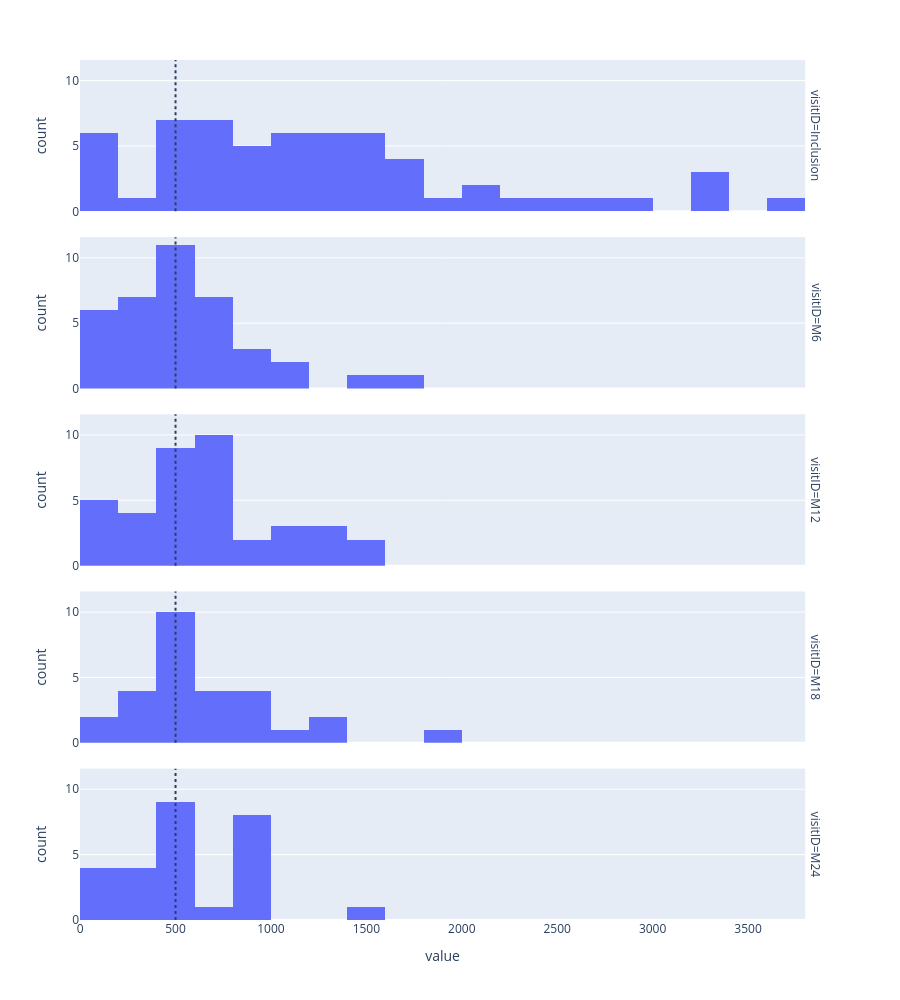

The notebook cell this image was saved under:
### Code cell
import plotly.express as px

def fn(x):
    if isinstance(x, str) and x.isdigit():
        return int(x)
    else:
        return None

dff = df[df["type"] == "SSF"]
dff["value"] = dff["value"].apply(fn)

fig = px.histogram(dff, x="value", facet_row ="visitID")
fig.add_vline(x=500, line_dash="dot")
fig.update_layout(height=1000)
fig.show()

### Figure 1 — Plotly figure (JSON) as saved in the notebook; plotly's stock layout.template omitted (floating-point values rounded to 4 significant figures)
{"data": [{"bingroup": "x", "hovertemplate": "visitID=Inclusion<br>value=%{x}<br>count=%{y}<extra></extra>", "legendgroup": "", "marker": {"color": "#636efa", "pattern": {"shape": ""}}, "name": "", "orientation": "v", "showlegend": false, "type": "histogram", "x": [2820.0, 1400.0, NaN, 2040.0, 160.0, 1140.0, 540.0, 1160.0, 360.0, 620.0, 120.0, 1100.0, 120.0, 3680.0, 1440.0, 680.0, 3240.0, 1160.0, 940.0, 3300.0, 680.0, 580.0, 1320.0, 1260.0, 860.0, 1280.0, 520.0, 1140.0, 1600.0, 1600.0, 2180.0, 1420.0, 400.0, 640.0, 1220.0, 1840.0, 180.0, 580.0, 1400.0, 80.0, 1240.0, 960.0, 1140.0, 3300.0, 420.0, 1520.0, 940.0, 2700.0, 1780.0, 1600.0, 180.0, 1440.0, 2440.0, 820.0, 700.0, 760.0, 2360.0, 780.0, 400.0, 1200.0], "xaxis": "x5", "yaxis": "y5"}, {"bingroup": "x", "hovertemplate": "visitID=M6<br>value=%{x}<br>count=%{y}<extra></extra>", "legendgroup": "", "marker": {"color": "#636efa", "pattern": {"shape": ""}}, "name": "", "orientation": "v", "showlegend": false, "type": "histogram", "x": [1580.0, 440.0, 760.0, NaN, NaN, 440.0, 740.0, NaN, NaN, 480.0, NaN, 520.0, 340.0, 1080.0, 460.0, 580.0, 820.0, 620.0, 1640.0, 60.0, 120.0, 520.0, 460.0, 2.0, 340.0, 260.0, 20.0, NaN, NaN, 100.0, 1080.0, NaN, 620.0, 600.0, 400.0, NaN, 400.0, NaN, 460.0, 300.0, 880.0, 720.0, 740.0, 180.0, NaN, NaN, NaN, 340.0, 260.0, 220.0, 800.0], "xaxis": "x4", "yaxis": "y4"}, {"bingroup": "x", "hovertemplate": "visitID=M12<br>value=%{x}<br>count=%{y}<extra></extra>", "legendgroup": "", "marker": {"color": "#636efa", "pattern": {"shape": ""}}, "name": "", "orientation": "v", "showlegend": false, "type": "histogram", "x": [1440.0, 660.0, 1300.0, NaN, NaN, 48.0, 1080.0, NaN, NaN, 360.0, 500.0, 600.0, 1240.0, 340.0, 460.0, 920.0, 740.0, 1160.0, NaN, 520.0, NaN, 480.0, 420.0, 20.0, 360.0, 760.0, 520.0, 20.0, 1160.0, 1200.0, 780.0, 640.0, NaN, 280.0, 640.0, 1560.0, NaN, 700.0, 140.0, 760.0, 42.0, 840.0, 480.0, 420.0, 440.0, 720.0], "xaxis": "x3", "yaxis": "y3"}, {"bingroup": "x", "hovertemplate": "visitID=M18<br>value=%{x}<br>count=%{y}<extra></extra>", "legendgroup": "", "marker": {"color": "#636efa", "pattern": {"shape": ""}}, "name": "", "orientation": "v", "showlegend": false, "type": "histogram", "x": [1280.0, 780.0, NaN, 220.0, 540.0, NaN, 520.0, 400.0, NaN, NaN, 580.0, 300.0, 1000.0, NaN, 1840.0, NaN, 940.0, 520.0, 280.0, NaN, 40.0, 780.0, 820.0, 800.0, 700.0, NaN, NaN, NaN, 480.0, NaN, 1220.0, NaN, 200.0, 180.0, 440.0, 760.0, 520.0, 500.0, 540.0, 820.0], "xaxis": "x2", "yaxis": "y2"}, {"bingroup": "x", "hovertemplate": "visitID=M24<br>value=%{x}<br>count=%{y}<extra></extra>", "legendgroup": "", "marker": {"color": "#636efa", "pattern": {"shape": ""}}, "name": "", "orientation": "v", "showlegend": false, "type": "histogram", "x": [980.0, 760.0, 340.0, 176.0, NaN, 580.0, 560.0, NaN, 840.0, 440.0, 860.0, NaN, 860.0, 520.0, 440.0, 180.0, NaN, NaN, 940.0, 440.0, 580.0, NaN, 860.0, 920.0, NaN, 140.0, NaN, 1440.0, 360.0, NaN, 5.0, 980.0, 200.0, 480.0, 320.0, 420.0], "xaxis": "x", "yaxis": "y"}], "layout": {"annotations": [{"showarrow": false, "text": "visitID=M24", "textangle": 90, "x": 0.98, "xanchor": "left", "xref": "paper", "y": 0.088, "yanchor": "middle", "yref": "paper"}, {"showarrow": false, "text": "visitID=M18", "textangle": 90, "x": 0.98, "xanchor": "left", "xref": "paper", "y": 0.294, "yanchor": "middle", "yref": "paper"}, {"showarrow": false, "text": "visitID=M12", "textangle": 90, "x": 0.98, "xanchor": "left", "xref": "paper", "y": 0.5, "yanchor": "middle", "yref": "paper"}, {"showarrow": false, "text": "visitID=M6", "textangle": 90, "x": 0.98, "xanchor": "left", "xref": "paper", "y": 0.706, "yanchor": "middle", "yref": "paper"}, {"showarrow": false, "text": "visitID=Inclusion", "textangle": 90, "x": 0.98, "xanchor": "left", "xref": "paper", "y": 0.912, "yanchor": "middle", "yref": "paper"}], "barmode": "relative", "height": 1000, "legend": {"tracegroupgap": 0}, "margin": {"t": 60}, "shapes": [{"line": {"dash": "dot"}, "type": "line", "x0": 500, "x1": 500, "xref": "x", "y0": 0, "y1": 1, "yref": "y domain"}, {"line": {"dash": "dot"}, "type": "line", "x0": 500, "x1": 500, "xref": "x2", "y0": 0, "y1": 1, "yref": "y2 domain"}, {"line": {"dash": "dot"}, "type": "line", "x0": 500, "x1": 500, "xref": "x3", "y0": 0, "y1": 1, "yref": "y3 domain"}, {"line": {"dash": "dot"}, "type": "line", "x0": 500, "x1": 500, "xref": "x4", "y0": 0, "y1": 1, "yref": "y4 domain"}, {"line": {"dash": "dot"}, "type": "line", "x0": 500, "x1": 500, "xref": "x5", "y0": 0, "y1": 1, "yref": "y5 domain"}], "xaxis": {"anchor": "y", "domain": [0, 0.98], "title": {"text": "value"}}, "xaxis2": {"anchor": "y2", "domain": [0, 0.98], "matches": "x", "showticklabels": false}, "xaxis3": {"anchor": "y3", "domain": [0, 0.98], "matches": "x", "showticklabels": false}, "xaxis4": {"anchor": "y4", "domain": [0, 0.98], "matches": "x", "showticklabels": false}, "xaxis5": {"anchor": "y5", "domain": [0, 0.98], "matches": "x", "showticklabels": false}, "yaxis": {"anchor": "x", "domain": [0, 0.176], "title": {"text": "count"}}, "yaxis2": {"anchor": "x2", "domain": [0.206, 0.382], "matches": "y", "title": {"text": "count"}}, "yaxis3": {"anchor": "x3", "domain": [0.412, 0.588], "matches": "y", "title": {"text": "count"}}, "yaxis4": {"anchor": "x4", "domain": [0.618, 0.794], "matches": "y", "title": {"text": "count"}}, "yaxis5": {"anchor": "x5", "domain": [0.824, 1], "matches": "y", "title": {"text": "count"}}}}
